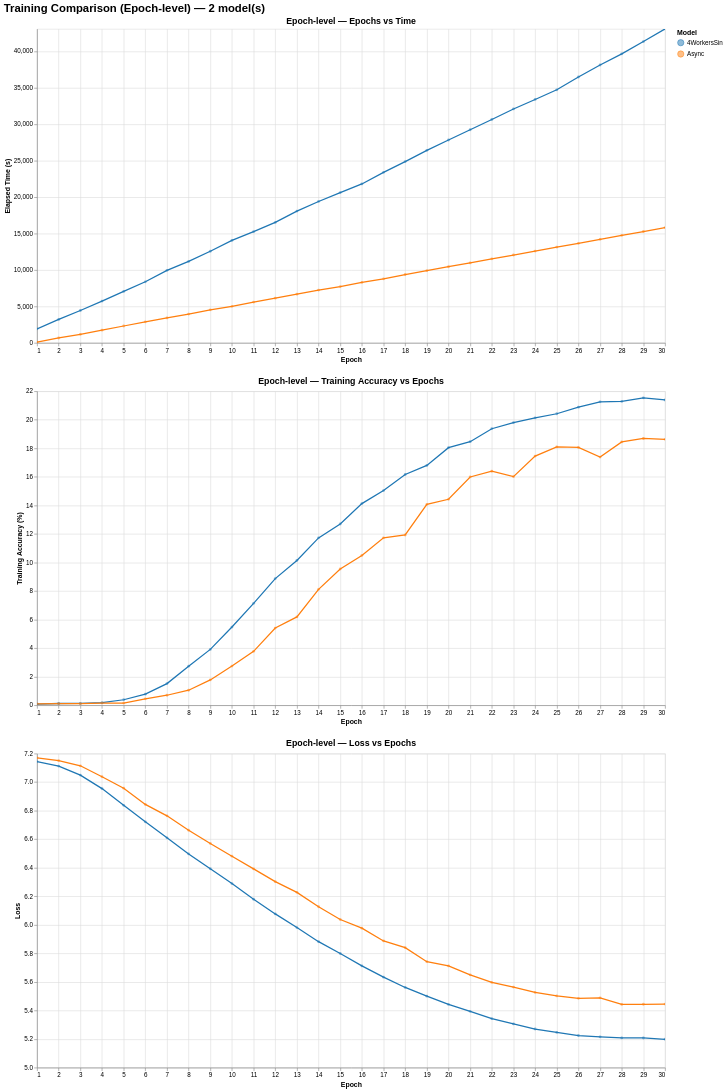

The notebook cell this image was saved under:
### Markdown cell above
### Physical Testing

<img src="../Images/ImageNet/Ryzen.png">
<img src="../Images/ImageNet/I912.png">

### Code cell
main("../stats")

### Figure 1 — Vega-Lite specification as saved in the notebook (floating-point values rounded to 4 significant figures)
{"config": {"view": {"continuousWidth": 300, "continuousHeight": 300}}, "vconcat": [{"mark": {"type": "line", "point": {"opacity": 0.5, "size": 20}}, "encoding": {"color": {"field": "model", "legend": {"orient": "right", "title": "Model"}, "scale": {"scheme": "category10"}, "type": "nominal"}, "tooltip": [{"field": "model", "title": "Model", "type": "nominal"}, {"field": "epoch", "title": "Epoch", "type": "quantitative"}, {"field": "time_s", "format": ".2f", "title": "Time (s)", "type": "quantitative"}, {"field": "acc_train", "format": ".2f", "title": "Train Acc (%)", "type": "quantitative"}], "x": {"field": "epoch", "scale": {"nice": false, "zero": false}, "title": "Epoch", "type": "quantitative"}, "y": {"field": "time_s", "scale": {"nice": false}, "title": "Elapsed Time (s)", "type": "quantitative"}}, "height": 500, "name": "view_f7dadc717b28848b_0", "title": {"text": "Epoch-level — Epochs vs Time", "fontSize": 14}, "width": 1000}, {"mark": {"type": "line", "point": {"opacity": 0.5, "size": 20}}, "encoding": {"color": {"field": "model", "legend": {"orient": "right", "title": "Model"}, "scale": {"scheme": "category10"}, "type": "nominal"}, "tooltip": [{"field": "model", "title": "Model", "type": "nominal"}, {"field": "epoch", "title": "Epoch", "type": "quantitative"}, {"field": "acc_train", "format": ".2f", "title": "Train Acc (%)", "type": "quantitative"}, {"field": "loss", "format": ".4f", "title": "Loss", "type": "quantitative"}], "x": {"field": "epoch", "scale": {"nice": false}, "title": "Epoch", "type": "quantitative"}, "y": {"field": "acc_train", "scale": {"zero": false}, "title": "Training Accuracy (%)", "type": "quantitative"}}, "height": 500, "name": "view_d3e7178f86e2a9ea_1", "title": {"text": "Epoch-level — Training Accuracy vs Epochs", "fontSize": 14}, "width": 1000}, {"mark": {"type": "line", "point": {"opacity": 0.5, "size": 20}}, "encoding": {"color": {"field": "model", "legend": {"orient": "right", "title": "Model"}, "scale": {"scheme": "category10"}, "type": "nominal"}, "tooltip": [{"field": "model", "title": "Model", "type": "nominal"}, {"field": "epoch", "title": "Epoch", "type": "quantitative"}, {"field": "acc_train", "format": ".2f", "title": "Train Acc (%)", "type": "quantitative"}, {"field": "loss", "format": ".4f", "title": "Loss", "type": "quantitative"}], "x": {"field": "epoch", "scale": {"nice": false}, "title": "Epoch", "type": "quantitative"}, "y": {"field": "loss", "scale": {"zero": false}, "title": "Loss", "type": "quantitative"}}, "height": 500, "name": "view_542fec15cbca7539_2", "title": {"text": "Epoch-level — Loss vs Epochs", "fontSize": 14}, "width": 1000}], "data": {"name": "data-8d312feda7111bc70a4bc9ec5b57b37c"}, "params": [{"name": "zoom_epoch_time", "select": {"type": "interval"}, "bind": "scales", "views": ["view_f7dadc717b28848b_0"]}, {"name": "zoom_acc_epoch", "select": {"type": "interval"}, "bind": "scales", "views": ["view_d3e7178f86e2a9ea_1"]}, {"name": "zoom_loss_epoch", "select": {"type": "interval"}, "bind": "scales", "views": ["view_542fec15cbca7539_2"]}], "resolve": {"scale": {"color": "shared"}}, "title": {"text": "Training Comparison (Epoch-level) — 2 model(s)", "fontSize": 18}, "$schema": "https://vega.github.io/schema/vega-lite/v6.1.0.json", "datasets": {"data-8d312feda7111bc70a4bc9ec5b57b37c": [{"model": "4WorkersSin", "epoch": 1, "time_s": 1929.0, "acc_train": 0.07412, "loss": 7.144}, {"model": "4WorkersSin", "epoch": 2, "time_s": 3221.0, "acc_train": 0.1222, "loss": 7.112}, {"model": "4WorkersSin", "epoch": 3, "time_s": 4443.0, "acc_train": 0.1282, "loss": 7.049}, {"model": "4WorkersSin", "epoch": 4, "time_s": 5737.0, "acc_train": 0.1823, "loss": 6.955}, {"model": "4WorkersSin", "epoch": 5, "time_s": 7062.0, "acc_train": 0.3846, "loss": 6.837}, {"model": "4WorkersSin", "epoch": 6, "time_s": 8381.0, "acc_train": 0.7772, "loss": 6.722}, {"model": "4WorkersSin", "epoch": 7, "time_s": 9952.0, "acc_train": 1.516, "loss": 6.61}, {"model": "4WorkersSin", "epoch": 8, "time_s": 11180.0, "acc_train": 2.736, "loss": 6.497}, {"model": "4WorkersSin", "epoch": 9, "time_s": 12570.0, "acc_train": 3.912, "loss": 6.393}, {"model": "4WorkersSin", "epoch": 10, "time_s": 14060.0, "acc_train": 5.479, "loss": 6.289}, {"model": "4WorkersSin", "epoch": 11, "time_s": 15250.0, "acc_train": 7.137, "loss": 6.18}, {"model": "4WorkersSin", "epoch": 12, "time_s": 16530.0, "acc_train": 8.874, "loss": 6.077}, {"model": "4WorkersSin", "epoch": 13, "time_s": 18070.0, "acc_train": 10.15, "loss": 5.981}, {"model": "4WorkersSin", "epoch": 14, "time_s": 19400.0, "acc_train": 11.73, "loss": 5.882}, {"model": "4WorkersSin", "epoch": 15, "time_s": 20610.0, "acc_train": 12.7, "loss": 5.799}, {"model": "4WorkersSin", "epoch": 16, "time_s": 21800.0, "acc_train": 14.13, "loss": 5.713}, {"model": "4WorkersSin", "epoch": 17, "time_s": 23390.0, "acc_train": 15.04, "loss": 5.634}, {"model": "4WorkersSin", "epoch": 18, "time_s": 24870.0, "acc_train": 16.17, "loss": 5.562}, {"model": "4WorkersSin", "epoch": 19, "time_s": 26410.0, "acc_train": 16.8, "loss": 5.501}, {"model": "4WorkersSin", "epoch": 20, "time_s": 27830.0, "acc_train": 18.05, "loss": 5.443}, {"model": "4WorkersSin", "epoch": 21, "time_s": 29240.0, "acc_train": 18.47, "loss": 5.394}, {"model": "4WorkersSin", "epoch": 22, "time_s": 30650.0, "acc_train": 19.38, "loss": 5.343}, {"model": "4WorkersSin", "epoch": 23, "time_s": 32090.0, "acc_train": 19.8, "loss": 5.306}, {"model": "4WorkersSin", "epoch": 24, "time_s": 33390.0, "acc_train": 20.14, "loss": 5.27}, {"model": "4WorkersSin", "epoch": 25, "time_s": 34720.0, "acc_train": 20.42, "loss": 5.246}, {"model": "4WorkersSin", "epoch": 26, "time_s": 36470.0, "acc_train": 20.88, "loss": 5.225}, {"model": "4WorkersSin", "epoch": 27, "time_s": 38120.0, "acc_train": 21.26, "loss": 5.216}, {"model": "4WorkersSin", "epoch": 28, "time_s": 39650.0, "acc_train": 21.28, "loss": 5.208}, {"model": "4WorkersSin", "epoch": 29, "time_s": 41340.0, "acc_train": 21.54, "loss": 5.207}, {"model": "4WorkersSin", "epoch": 30, "time_s": 43070.0, "acc_train": 21.39, "loss": 5.199}, {"model": "Async", "epoch": 1, "time_s": 108.2, "acc_train": 0.1002, "loss": 7.169}, {"model": "Async", "epoch": 2, "time_s": 674.2, "acc_train": 0.1102, "loss": 7.15}, {"model": "Async", "epoch": 3, "time_s": 1178.0, "acc_train": 0.1102, "loss": 7.115}, {"model": "Async", "epoch": 4, "time_s": 1741.0, "acc_train": 0.1502, "loss": 7.038}, {"model": "Async", "epoch": 5, "time_s": 2316.0, "acc_train": 0.1502, "loss": 6.958}, {"model": "Async", "epoch": 6, "time_s": 2894.0, "acc_train": 0.4507, "loss": 6.844}, {"model": "Async", "epoch": 7, "time_s": 3423.0, "acc_train": 0.7011, "loss": 6.764}, {"model": "Async", "epoch": 8, "time_s": 3956.0, "acc_train": 1.052, "loss": 6.663}, {"model": "Async", "epoch": 9, "time_s": 4530.0, "acc_train": 1.773, "loss": 6.571}, {"model": "Async", "epoch": 10, "time_s": 5021.0, "acc_train": 2.744, "loss": 6.481}, {"model": "Async", "epoch": 11, "time_s": 5604.0, "acc_train": 3.776, "loss": 6.392}, {"model": "Async", "epoch": 12, "time_s": 6129.0, "acc_train": 5.409, "loss": 6.303}, {"model": "Async", "epoch": 13, "time_s": 6676.0, "acc_train": 6.191, "loss": 6.228}, {"model": "Async", "epoch": 14, "time_s": 7245.0, "acc_train": 8.123, "loss": 6.127}, {"model": "Async", "epoch": 15, "time_s": 7725.0, "acc_train": 9.545, "loss": 6.038}, {"model": "Async", "epoch": 16, "time_s": 8300.0, "acc_train": 10.5, "loss": 5.977}, {"model": "Async", "epoch": 17, "time_s": 8782.0, "acc_train": 11.73, "loss": 5.887}, {"model": "Async", "epoch": 18, "time_s": 9379.0, "acc_train": 11.93, "loss": 5.84}, {"model": "Async", "epoch": 19, "time_s": 9905.0, "acc_train": 14.07, "loss": 5.742}, {"model": "Async", "epoch": 20, "time_s": 10450.0, "acc_train": 14.43, "loss": 5.712}, {"model": "Async", "epoch": 21, "time_s": 10970.0, "acc_train": 16.0, "loss": 5.65}, {"model": "Async", "epoch": 22, "time_s": 11530.0, "acc_train": 16.4, "loss": 5.597}, {"model": "Async", "epoch": 23, "time_s": 12050.0, "acc_train": 16.02, "loss": 5.564}, {"model": "Async", "epoch": 24, "time_s": 12590.0, "acc_train": 17.46, "loss": 5.526}, {"model": "Async", "epoch": 25, "time_s": 13150.0, "acc_train": 18.1, "loss": 5.502}, {"model": "Async", "epoch": 26, "time_s": 13660.0, "acc_train": 18.06, "loss": 5.485}, {"model": "Async", "epoch": 27, "time_s": 14210.0, "acc_train": 17.39, "loss": 5.489}, {"model": "Async", "epoch": 28, "time_s": 14750.0, "acc_train": 18.45, "loss": 5.443}, {"model": "Async", "epoch": 29, "time_s": 15280.0, "acc_train": 18.69, "loss": 5.444}, {"model": "Async", "epoch": 30, "time_s": 15810.0, "acc_train": 18.63, "loss": 5.445}]}}
